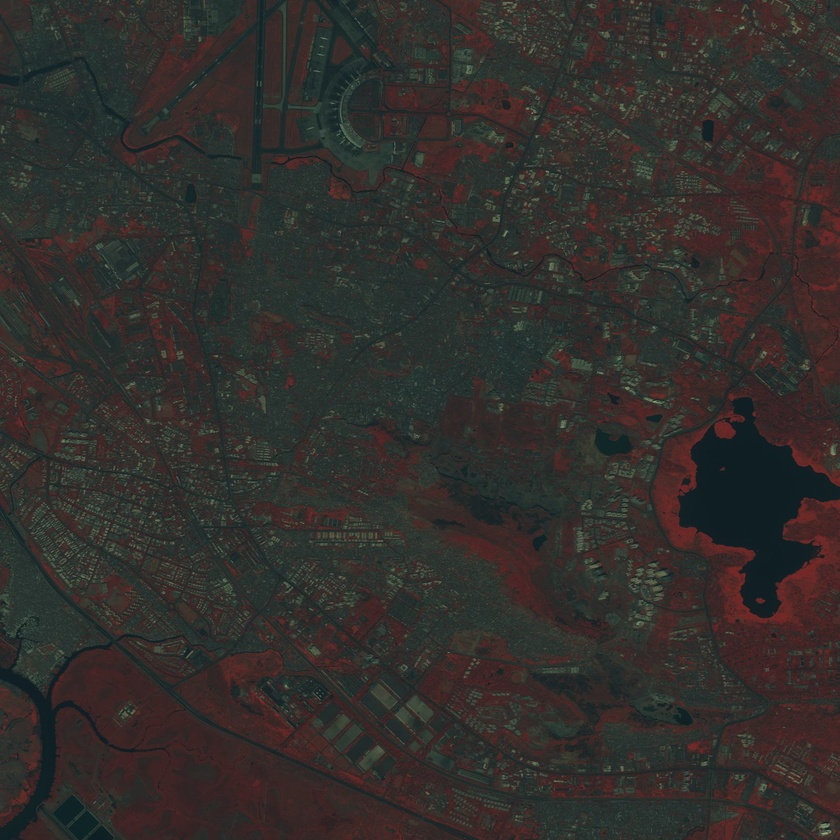
#> input picture Processed imgs/4j_Multi.jpg, 840 x 840 px, shrunk from 1762 x 1762 before the run, found by its file name
$ python Code-2.py
#> lines starting #> are read from the running program, lines starting #| are printed output that depends on the picture
import cv2
import matplotlib.pyplot as plt
import numpy as np

#Reading The images
multi= cv2.imread('D:/IMAGEE SEG/Processed imgs/4j_Multi.jpg')
#> multi is the input picture: shape (840, 840, 3); mean B, G, R 44.4, 47, 50.3
multi = cv2.cvtColor(multi , cv2.COLOR_BGR2RGB)
panc = cv2.imread('D:/IMAGEE SEG/Processed imgs/4j_pan.jpg',0)
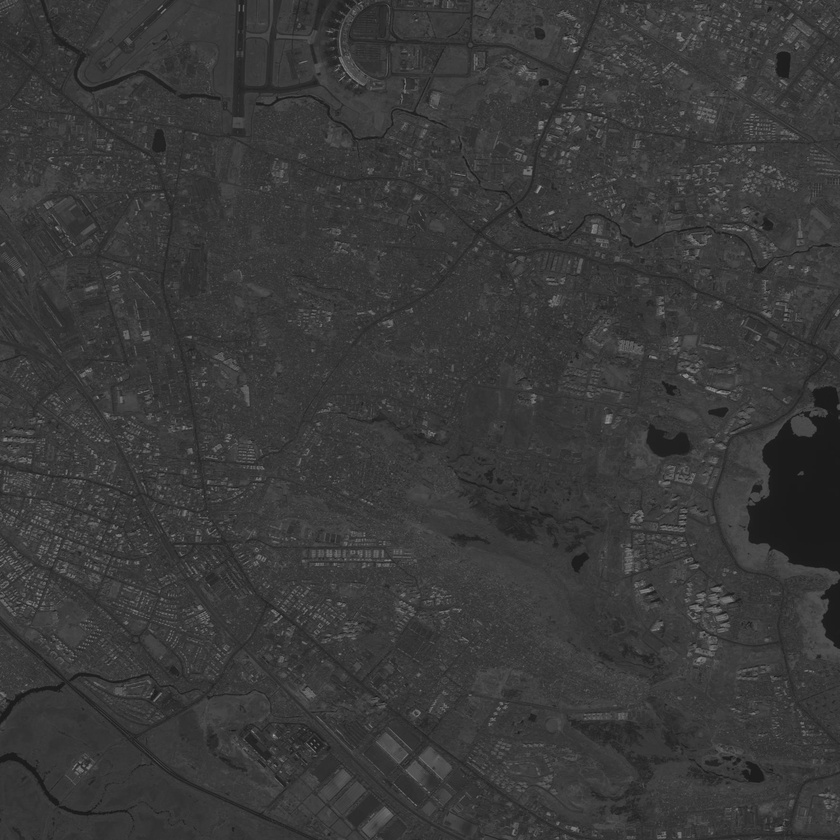
#> input picture Processed imgs/4j_pan.jpg, 840 x 840 px, shrunk from 1762 x 1762 before the run, found by its file name
#> panc is the input picture: shape (840, 840); min 21, max 160, mean 57.4

clahe = cv2.createCLAHE(4)
msr = clahe.apply(multi[:,:,0])
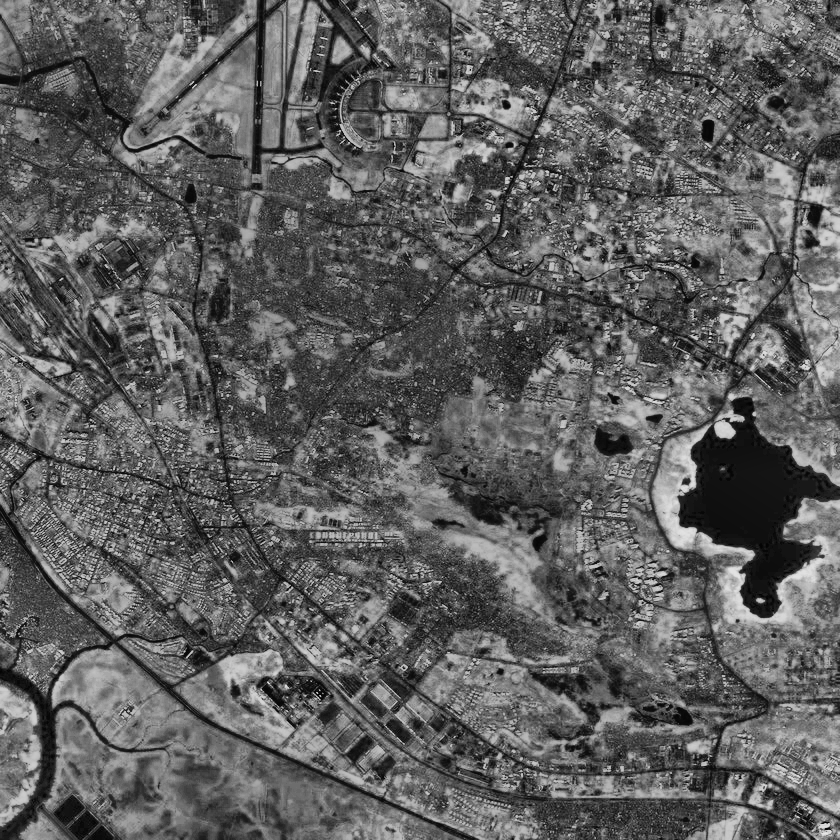
#> msr: shape (840, 840); min 2, max 231, mean 94.9
msg = clahe.apply(multi[:,:,1])
msb = clahe.apply(multi[:,:,2])
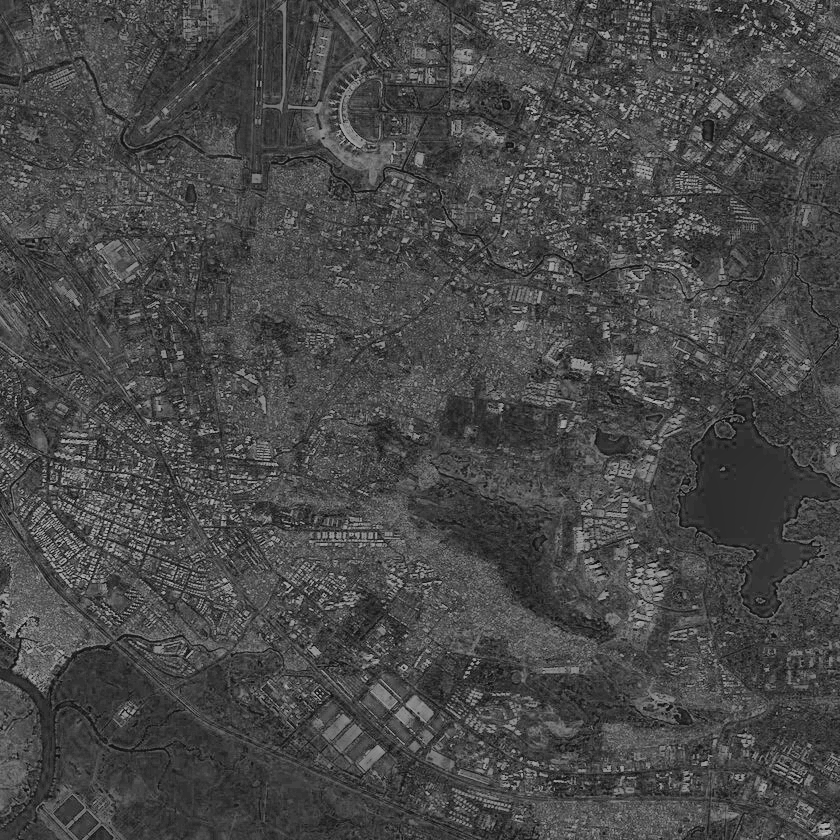
#> msb: shape (840, 840); min 9, max 186, mean 72.3
multi = np.stack([msr,msg,msb],axis=2)
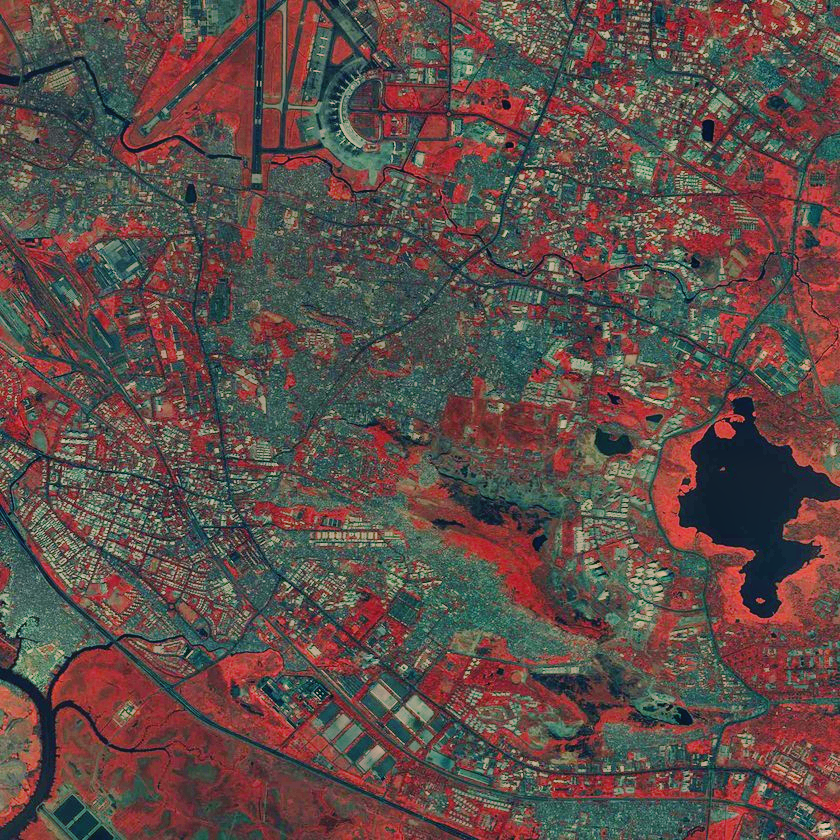
#> multi: shape (840, 840, 3); mean R, G, B 94.9, 76.4, 72.3
panc = clahe.apply(panc)
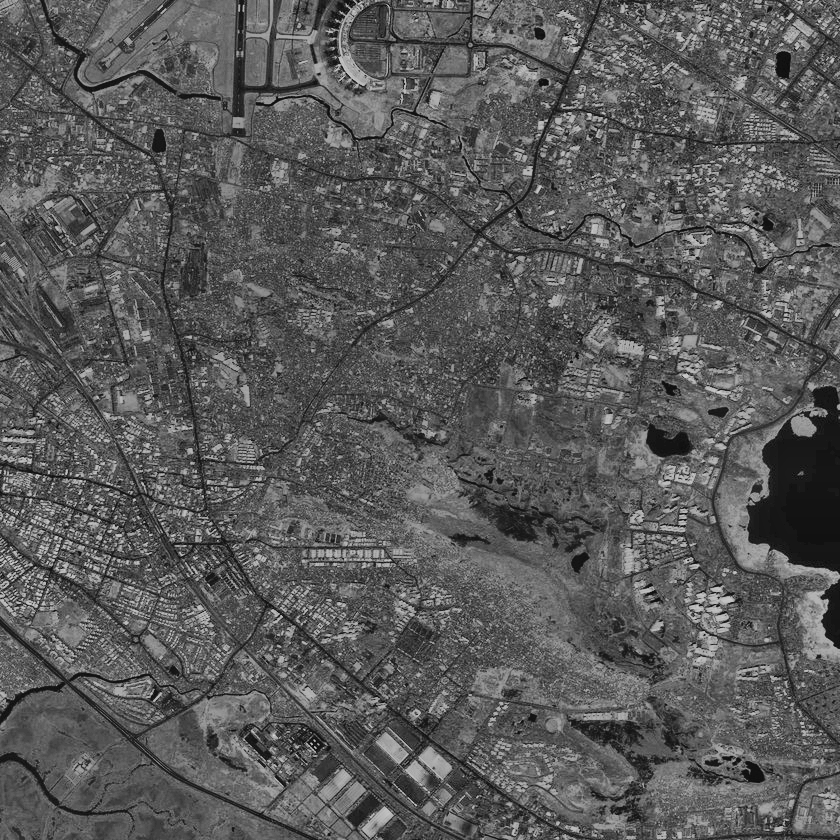
#> panc: shape (840, 840); min 10, max 211, mean 89.6


#plotting the images
fig, ax = plt.subplots(figsize=(10, 10))
ax.imshow(multi)
ax.axis('off')
plt.show()

fig, ax = plt.subplots(figsize=(10, 10))
ax.imshow(panc,cmap='gray')
ax.axis('off')
plt.show()

# Create a SIFT object
sift = cv2.SIFT_create()

# Detect and compute keypoints and descriptors for both images
pan_kp, pan_des = sift.detectAndCompute(panc, None)
#> pan_kp = 10236 keypoints; strongest (x, y, size): (134, 500, 2), (49, 472, 1.9), (99, 520, 1.9), (77, 475, 2)
ms_kp, ms_des = sift.detectAndCompute(multi, None)
#> ms_kp = 7026 keypoints; strongest (x, y, size): (218, 460, 2), (163, 593, 2.2), (527, 108, 2.2), (474, 659, 2)

# Match the keypoints between the images
bf = cv2.BFMatcher()
matches = bf.knnMatch(pan_des, ms_des, k=2)
#> matches = 10236 matches

# Apply ratio test to select good matches
good_matches = []
for m, n in matches:
    if m.distance < 0.75 * n.distance:
        good_matches.append(m)
#> after the loop, good_matches = 970 matches


# Extract the matched keypoints in both images
pan_pts = np.float32([pan_kp[m.queryIdx].pt for m in good_matches]).reshape(-1, 1, 2)
#> pan_pts = 970 rows, first 8: [4, 694.9], [4.78, 439.4], [6.12, 506.4], [6.12, 506.4], [6.37, 131.5], [8.05, 490.5], [10.64, 256.6], [10.64, 256.6]
ms_pts = np.float32([ms_kp[m.trainIdx].pt for m in good_matches]).reshape(-1, 1, 2)
#> ms_pts = 970 rows, first 8: [62.31, 652.5], [62.9, 440.8], [64.15, 496.3], [64.15, 496.3], [64.31, 185.7], [65.44, 483.3], [67.94, 289.4], [67.94, 289.4]

# Calculate the transformation matrix using RANSAC
M, mask = cv2.findHomography(ms_pts, pan_pts, cv2.RANSAC, 5.0)
#> M = [[1.21, 9.64e-05, -71.2], [-0.000155, 1.21, -92.67], [-2.15e-07, -1.26e-07, 1]]; mask = 970 values, max 1 at index 0, min 0 at index 34, mean 0.977

# Warp the multispectral image to align it with the panchromatic image
aligned_ms_image = cv2.warpPerspective(multi, M, (panc.shape[1], panc.shape[0]))
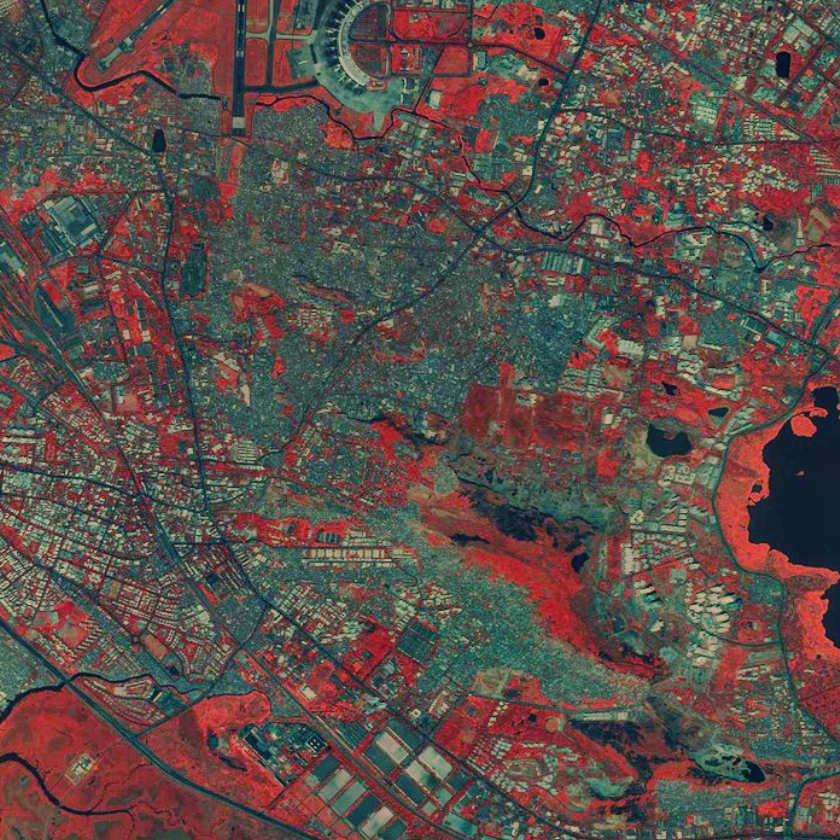
#> aligned_ms_image: shape (840, 840, 3); mean R, G, B 93.6, 77.7, 73.2

fig, ax = plt.subplots(figsize=(10, 10))
ax.imshow(aligned_ms_image)
ax.axis('off')
plt.show()

plt.imsave('D:/IMAGEE SEG/Registered imgs/4j_Reg_Multi.jpg',aligned_ms_image)
cv2.imwrite('D:/IMAGEE SEG/Registered imgs/4j_Reg_pan.jpg',panc )
